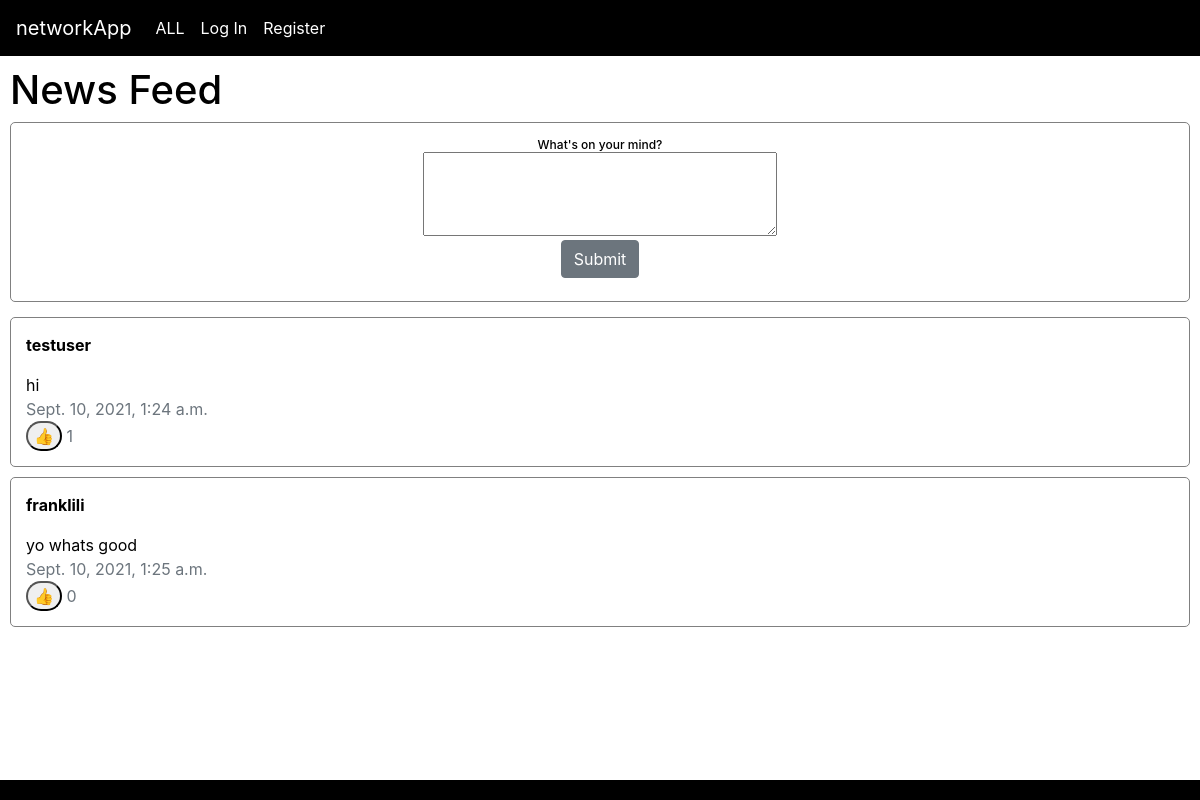
Before: / with the older database file.
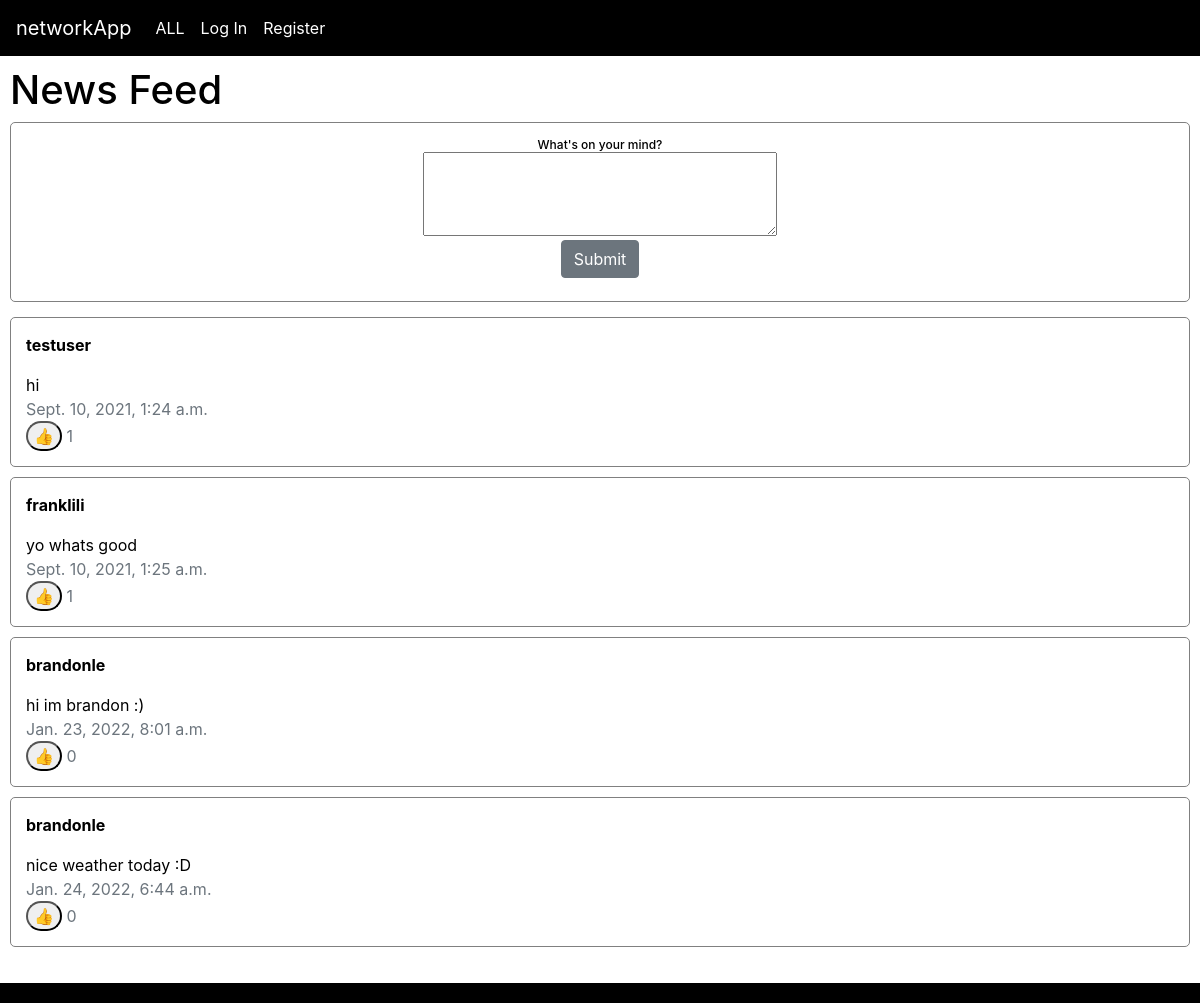
After: the same page with the newer database file.
### networkApp/models.py (models this page shows)
class Posts(models.Model):
    user = models.ForeignKey(User, on_delete=models.CASCADE, related_name="posts")
    time_posted = models.DateTimeField(default=timezone.now)
    content = models.CharField(max_length=300)
    likes = models.ManyToManyField(User, related_name="like", default=None, blank=True)
    like_count = models.BigIntegerField(default=0)

class User(AbstractUser):
    pass

### networkApp/views.py (the view)
# urls.py: path("", views.index, name="index"),
def index(request):
    if request.method == "POST":
        form = PostForm(request.POST)
        if form.is_valid():
            if request.user.is_authenticated == False:
                messages.error(request, "Please register or log in to create a post")
                return HttpResponseRedirect(reverse("index"))
            else:
                currentUser = request.user
                content = form.cleaned_data["content"]
                newPost = Posts(user_id=currentUser.id,content=content)
                newPost.save()
                return HttpResponseRedirect(reverse("index"))
        else:
            return HttpResponse("Error, form not valid")
    else:
        newPostForm = PostForm()
        allPosts = Posts.objects.order_by('time_posted')
        paginator = Paginator(allPosts, 10)
        page_number = request.GET.get('page', 1)
        try:
            page_obj = paginator.get_page(page_number)
        except EmptyPage:
            page_obj = paginator.get_page(1)
        if request.user.is_authenticated == True:
            currentUserID = User.objects.get(username=request.user).id
        else:
            currentUserID = None
        return render(request, "networkApp/index.html", {
            "newPostForm": newPostForm,
            "currentUserID": currentUserID,
            "page_obj": page_obj
        })

### networkApp/views.py
class PostForm(forms.Form):
    content = forms.CharField(label="", max_length=300, widget=forms.Textarea(attrs={"rows":5, "cols":40, "style": 'font-size: small'}))

### networkApp/templates/networkApp/index.html (shortened to what this page needs)
{% extends "networkApp/layout.html" %}  {% block body %}
<h1>News Feed</h1>
<div id="new-post-section">
  <h2>
    What's on your mind?
    <form action="/" method="post">
      {% csrf_token %} {{ newPostForm }}
      <h3>
        <input class="btn btn-secondary" type="submit" value="Submit" />
      </h3>
    </form>
  </h2>
</div>
<div class="posts-section">
  {% for post in page_obj %}
  <div id="post-{{ post.id }}" class="post">
    <p>
      <a href="{% url 'profile' post.user %}" data-url="{% url 'editPost' %}"
        ><strong>{{ post.user }}</strong></a
      >
    </p>
    <div id="content-{{ post.id }}" class="post-content">
      {{ post.content }}
    </div>
    <div class="text-muted">{{ post.time_posted }}</div>
    <div>
      <button
        id="like-{{ post.id }}"
        class="like-button"
        value="{{ post.id }}"
        type="button"
      >
        👍
      </button>
      <span id="like_count_{{post.id}}" class="text-muted"
        >{{ post.like_count }}</span
      >
    </div>
  </div>
  {% endfor %}
</div>
{% endblock %}

### networkApp/templates/networkApp/layout.html (shortened to what this page needs)
{% load static %}
<!DOCTYPE html>
<html lang="en">
  <head>
    <link
      rel="stylesheet"
      href="https://stackpath.bootstrapcdn.com/bootstrap/4.4.1/css/bootstrap.min.css"
    />
    <link href="{% static 'networkApp/style.css' %}" rel="stylesheet" />
  </head>
  <body class="d-flex flex-column min-vh-100">
    <nav class="navbar navbar-expand-lg navbar-custom">
      <a class="navbar-brand" href="{% url 'index' %}">
        networkApp
      </a>
      <div>
        <ul class="navbar-nav mr-auto">
          <li class="nav-item">
            <a class="nav-link" href="{% url 'index' %}">ALL</a>
          </li>
          {% if user.is_authenticated %}
          <li class="nav-item">
            <a class="nav-link" href="{% url 'following' %}">FOR ME</a>
          </li>
          {% if user.is_authenticated %}
          <li class="nav-item">
            <a class="nav-link" href="{% url 'profile' user.username %}"
              ><strong>{{ user.username }}</strong></a
            >
          </li>
          {% endif %}
          <li class="nav-item">
            <a class="nav-link" href="{% url 'logout' %}">SIGN OUT</a>
          </li>
          {% else %}
          <li class="nav-item">
            <a class="nav-link" href="{% url 'login' %}">Log In</a>
          </li>
          <li class="nav-item">
            <a class="nav-link" href="{% url 'register' %}">Register</a>
          </li>
          {% endif %}
        </ul>
      </div>
    </nav>
    <div class="body">{% block body %} {% endblock %}</div>
    <footer id="my-reference"></footer>
  </body>
</html>

### networkApp/static/networkApp/style.css (style rules this page uses)
.body { padding: 10px; color: black; }
footer { margin-top: auto; background-color: black; color: white; text-align: center; padding: 10px; }
.navbar-custom { background-color: black; }
nav a { color: white; }
a { color: black; }
.post { margin-top: 10px; }
#new-post-section { border-radius: 5px; padding: 15px; border: 1px solid grey; margin-bottom: 15px; }
.posts-section .post { border-radius: 5px; padding: 15px; border: 1px solid grey; }
.like-button { border-radius: 100px; }

### networkApp/templates/networkApp/index.html (style rules this page uses)
h2 { text-align: center; font-size: 12px; }

Changed rows visible on the page:
changed Posts "yo whats good": like_count "0" → "1"
added Posts: user "brandonle", content "hi im brandon :)", time_posted "Jan. 23, 2022, 8:01 a.m.", {{ post.id }} 3 (drawn), like_count "0"
added Posts: user "brandonle", content "nice weather today :D", time_posted "Jan. 24, 2022, 6:44 a.m.", {{ post.id }} 4 (drawn), like_count "0"
